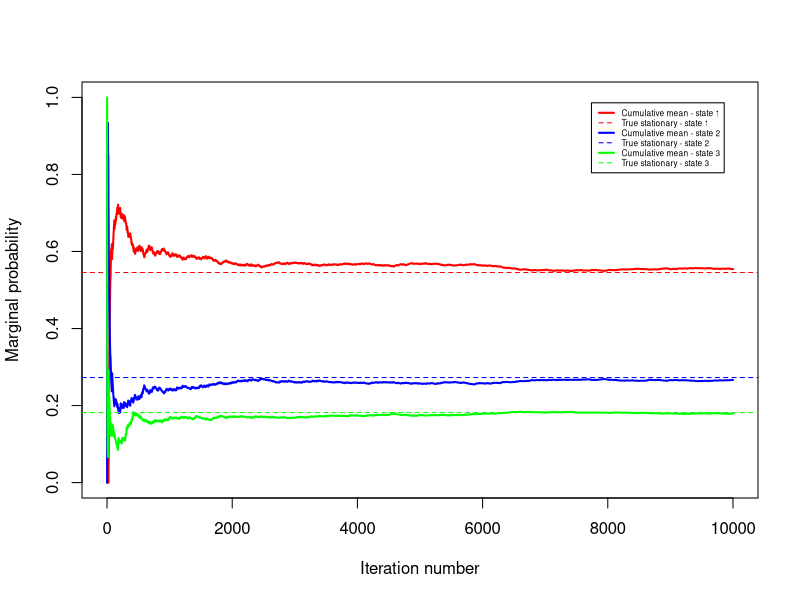

This figure's R source:
#####   BEGIN USER INPUT  #####
nIter <- 10000 # Number of simulated steps of the Markov chain
P = matrix(c(0.8,0.1,0.1,0.2,0.6,0.2,0.3,0.3,0.4),3,3, byrow=TRUE) # Define a transition matrix
#####   END USER INPUT    #####

#install.packages("expm") # To get the matrix power
library(expm)

lineColors = c("red","blue","green","black","yellow")
nStates <- dim(P)[1]
print(P)

# Stationary distribution is normalized left eigenvector of P corresponding to eigenvalue of one.
eigObj <- eigen(t(P))
eigenVect <- eigObj$vector[,eigObj$values == 1]
piStat <- eigenVect/sum(eigenVect)

print(piStat)
print(piStat - piStat%*%P) # Check 1: should be the zeros vector if piStat is the stationary distribution
print(P%^%100) # Check 2: each row should be approximately piStat

# Simulating a Markov chain
x <- matrix(NA,nIter,1)
x[1] <- 3 # Initial value
for (i in 2:nIter){
  x[i] <- sample(1:nStates,1, prob = P[x[i-1],])
}


# Graphics
print(x[1:50]) # Printing the first 50 simulations
approxStat <- list(nStates,1)
for (j in 1:nStates){
  approxStat[[j]] <- cumsum(x == j)/seq(1,nIter)
}

plot(0, type = "n", xlim = c(0,nIter), ylim = c(0,1), ylab = "Marginal probability", xlab = "Iteration number", lwd = 2)
legendText <- c()
for (j in 1:nStates){
  lines(1:nIter,approxStat[[j]], col = lineColors[j], lwd = 2)
  legendText <- c(legendText, paste('Cumulative mean - state',j), paste('True stationary - state',j))
  abline(piStat[j], 0, col = lineColors[j], lty = 2)
}
legend("topright", inset = 0.05, box.lty = 1, legend = legendText, col = rep(lineColors[1:nStates], each=2), 
       lty = rep(c(1,2),nStates), lwd = rep(c(2,1),nStates), cex = 0.5)
